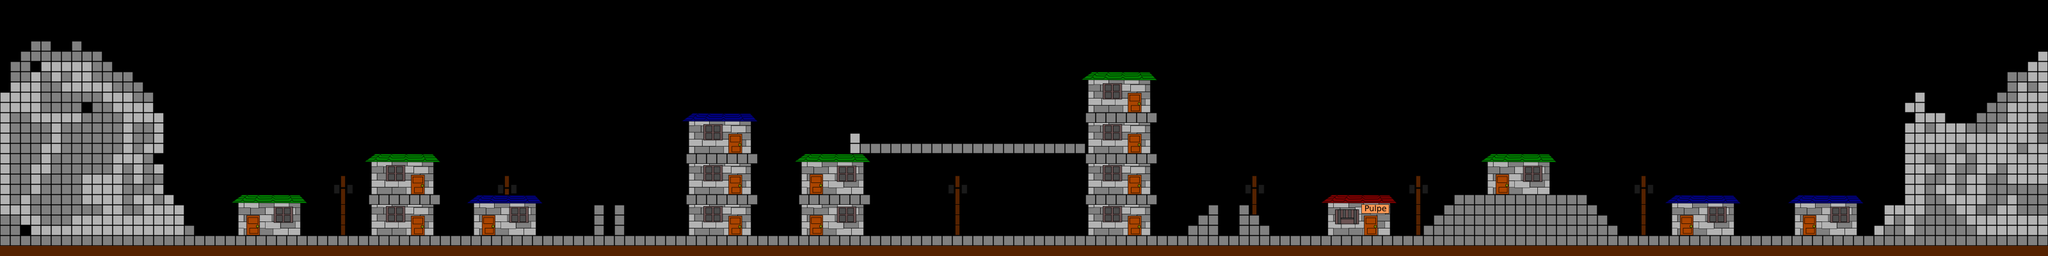

A 2D game scene composited from a Tiled map and its tileset images. What follows is a short description and the map's XML, with each tile layer's data collapsed to a summary:
An orthogonal 200x25 tile map with 16x16 px tiles, 3 tile layers (background, walls, coins).

<map version="1.0" orientation="orthogonal" width="200" height="25" tilewidth="16" tileheight="16">
 <tileset firstgid="1" name="tileSet-hd" tilewidth="16" tileheight="16">
  <image source="tileSet.png" trans="fe80fe" width="256" height="256" />
  <tile id="0">
   <properties>
    <property name="hola" value="prueba" />
   </properties>
  </tile>
  <tile id="2">
   <properties>
    <property name="agua" value="" />
   </properties>
  </tile>
  <tile id="4">
   <properties>
    <property name="medicinas" value="" />
   </properties>
  </tile>
  <tile id="9">
   <properties>
    <property name="agua" value="" />
   </properties>
  </tile>
  <tile id="11">
   <properties>
    <property name="medicina" value="" />
   </properties>
  </tile>
 </tileset>
 <layer name="background" width="200" height="25">
  <data>[5000 cells, 521 non-empty, 69 distinct tile ids]</data>
 </layer>
 <layer name="walls" width="200" height="25">
  <data>[5000 cells, 1103 non-empty, 27 distinct tile ids]</data>
 </layer>
 <layer name="coins" width="200" height="25">
  <data>[5000 cells, 0 non-empty, 0 distinct tile ids]</data>
 </layer>
</map>
